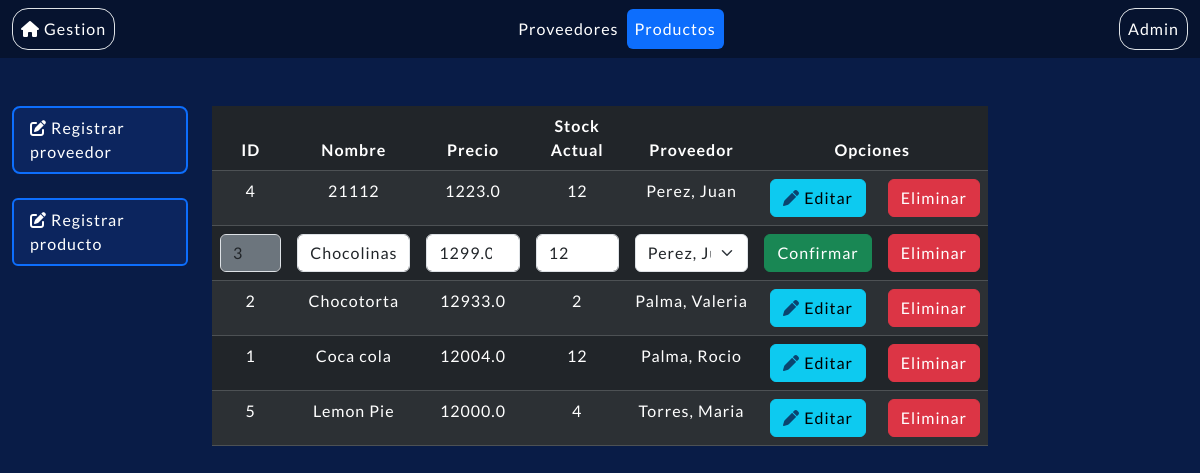
Screenshot of /producto/editar/3 with the database file from the repository.
### compra/models.py (models this page shows, shortened)
class Producto(models.Model):
    nombre = models.CharField(max_length=100)
    precio = models.FloatField()
    stock_actual = models.IntegerField()
    proveedor = models.ForeignKey(Proveedor, null=True, blank=True, on_delete=models.CASCADE)
    class Meta:
        ordering=['nombre', '-stock_actual'] #Orden asc en nombre y desc en stock
        verbose_name_plural = 'Productos'

class Proveedor(models.Model):
    nombre = models.CharField(max_length=100)
    apellido = models.CharField(max_length=100)
    dni = models.IntegerField()
    def __str__(self):
        return f'{self.apellido}, {self.nombre}'
    class Meta:
        ordering=['id','apellido', 'nombre'] # Orden asc en apellido y nombre
        verbose_name_plural = 'Proveedores'

### compra/views.py (the view)
# urls.py: path('producto/editar/<int:productoId>', views.mostrarEditarProducto, name="Mostrar la vista de editar producto por id"),
def mostrarEditarProducto(request, productoId):
    producto = Producto.objects.get(id=productoId)
    productos = Producto.objects.all()
    proveedores = Proveedor.objects.all()
    return render(request, 'editar_producto.html', {'p': producto,'productos':productos, 'proveedores':proveedores})

### compra/templates/editar_producto.html (shortened to what this page needs)
{% extends 'base_lista.html' %}
{% block navbar %}
<a class="nav-link" href="/proveedores">Proveedores</a>
<a class="nav-link active" aria-currente="page" href="/productos">Productos</a>
{% endblock %}
{% block table %}
<thead>
    <tr>
        <th>ID</th>
        <th>Nombre</th>
        <th>Precio</th>
        <th>Stock Actual</th>
        <th>Proveedor</th>
        <th colspan="2">Opciones</th>
    </tr>
</thead>
<tbody>
    {% for producto in productos %}
    {% if producto.id == p.id %}
    <tr>
        <form action="/producto/editar" method="POST">{% csrf_token %}
            <td><input type="number" class="form-control bg-secondary" name="idProducto" id="idProducto" value="{{p.id}}"
                    readonly></td>
            <td><input type="text" class="form-control" name="nombre" id="nombre" placeholder="Ingrese su nombre"
                    value="{{producto.nombre}}" required></td>
            <td><input type="number" class="form-control" name="precio" id="precio" placeholder="Ingrese su precio"
                    value="{{producto.precio}}" required></td>
            <td><input type="number" class="form-control" name="stock_actual" id="stock_actual"
                    placeholder="Ingrese su stock" value="{{producto.stock_actual}}" required></td>
            <td><select class="form-select rounded" id="proveedor" name="proveedor">
                    <option value="" selected>{{producto.proveedor}}</option>
                </select></td>
            <td><input type="submit" class="btn btn-success" value="Confirmar"></td>
            <td><a href="/producto/eliminar/{{producto.id}}" class="btn btn-danger">Eliminar</a></td>
        </form>
    </tr>
    {% else %}
    <tr>
        <td>{{producto.id}}</td>
        <td>{{producto.nombre}}</td>
        <td>{{producto.precio}}</td>
        <td>{{producto.stock_actual}}</td>
        {% if producto.proveedor == None %}
        <td>-</td>
        {% else %}
        <td>{{producto.proveedor}}</td>
        {% endif %}
        <td><a href="/producto/editar/{{producto.id}}" class="btn btn-info"><i class="fa-solid fa-pen" style="color: #0b446f;"></i> Editar</a></td>
        <td><a href="/producto/eliminar/{{producto.id}}" class="btn btn-danger">Eliminar</a></td>
        {% endif %}
    </tr>
    {% endfor %}
</tbody>
{% endblock %}

### StockControl/static/CSS/base_lista.css (style rules this page uses)
* { margin: 0px; padding: 0px; font-family: "Lato", sans-serif; font-style: normal; letter-spacing: 1px; }
.navbar a { color: #ffff; }
td, th { text-align: center; }

### rows the page displays
Producto: id "4", nombre "21112", precio "1223.0", stock_actual "12", proveedor "Perez, Juan"
Producto: idProducto "3", nombre "Chocolinas", precio "1299.0", stock_actual "12", proveedor "Perez, Juan"
Producto: id "2", nombre "Chocotorta", precio "12933.0", stock_actual "2", proveedor "Palma, Valeria"
Producto: id "1", nombre "Coca cola", precio "12004.0", stock_actual "12", proveedor "Palma, Rocio"
Producto: id "5", nombre "Lemon Pie", precio "12000.0", stock_actual "4", proveedor "Torres, Maria"
